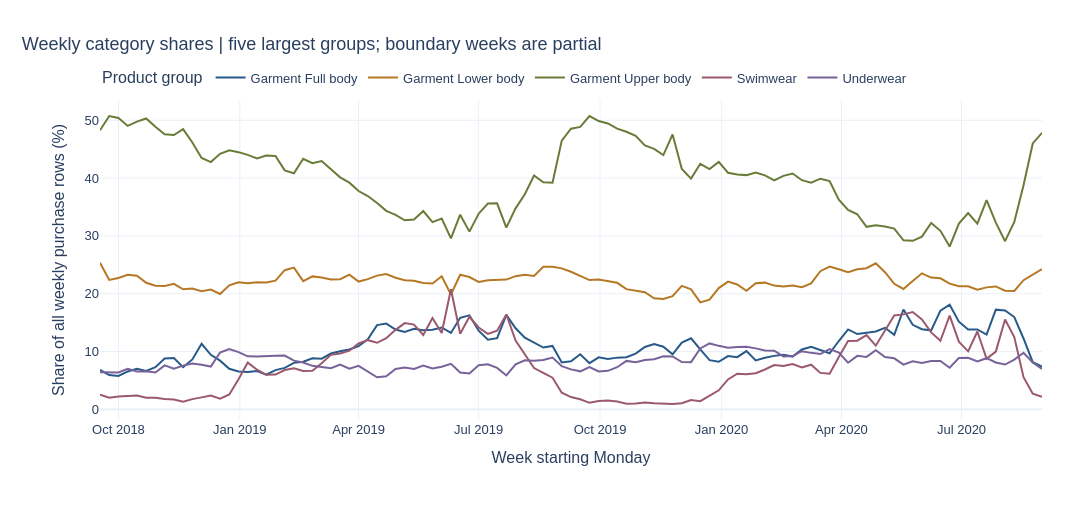

The cell this chart's notebook holds for it:
### Markdown cell above
## 4. Weekly category composition

**Question.** How do broad product-group shares change across weeks?

### Code cell
weekly_groups = query("SELECT date_trunc('week',t_dat) AS week, product_group_name, count(*) transaction_rows FROM eda_joined GROUP BY ALL ORDER BY week,product_group_name")
weekly_totals = weekly_groups.groupby('week')['transaction_rows'].sum()
weekly_groups['share_pct'] = 100 * weekly_groups['transaction_rows'] / weekly_groups['week'].map(weekly_totals)
assert np.allclose(weekly_groups.groupby('week')['share_pct'].sum(),100)
leading_groups = weekly_groups.groupby('product_group_name')['transaction_rows'].sum().nlargest(5).index
fig = px.line(weekly_groups.loc[weekly_groups['product_group_name'].isin(leading_groups)],
    x='week', y='share_pct', color='product_group_name',
    labels={'week':'Week starting Monday','share_pct':'Share of all weekly purchase rows (%)','product_group_name':'Product group'},
    title='Weekly category shares | five largest groups; boundary weeks are partial')
show_figure(fig, PROJECT_ROOT, 'eda_weekly_category_shares')
display(weekly_groups.tail(19))
